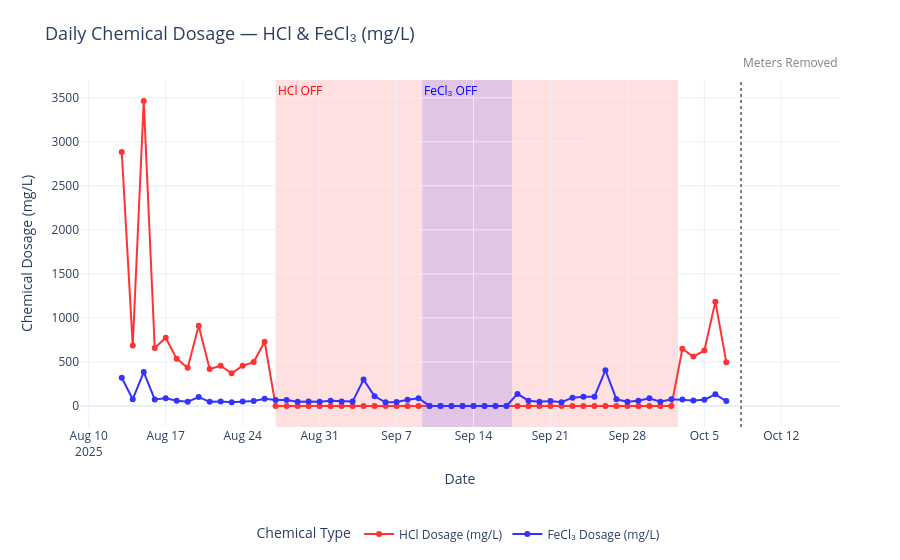

The code cell stored with this chart in its notebook:
### Markdown cell above
### 6.2 Chemical dosage time-series (mg/L)

### Code cell
import plotly.express as px

# ============================================================
# 🧪 Daily Chemical Dosage — HCl & FeCl₃ (mg/L)
# ============================================================

# Safely match both naming styles (plain and subscript ₃)
ycols = [c for c in ["HCl Dosage (mg/L)", "FeCl3 Dosage (mg/L)", "FeCl₃ Dosage (mg/L)"] if c in daily.columns]

if not daily.empty and len(ycols) > 0:
    fig = px.line(
        daily,
        x="LocalDate" if "LocalDate" in daily.columns else "Datetime",
        y=ycols,
        title="Daily Chemical Dosage — HCl & FeCl₃ (mg/L)",
        labels={"value": "Dosage (mg/L)", "variable": "Chemical"},
        color_discrete_map={
            "HCl Dosage (mg/L)": "#FF3333",   # acid = red
            "FeCl3 Dosage (mg/L)": "#3333FF",
            "FeCl₃ Dosage (mg/L)": "#3333FF"  # ensure correct color map for subscript version
        }
    )

    # ------------------------------------------------------------
    # Visual polish and event overlays
    # ------------------------------------------------------------
    fig.update_traces(mode="lines+markers", marker=dict(size=6))

    fig.add_vrect(
        x0=HCL_OFF_START, x1=HCL_RESUME,
        fillcolor="rgba(255, 0, 0, 0.12)", layer="below", line_width=0,
        annotation_text="HCl OFF", annotation_position="top left",
        annotation=dict(font_color="red")
    )

    fig.add_vrect(
        x0=FERRIC_OFF, x1=FERRIC_ON,
        fillcolor="rgba(0, 0, 255, 0.12)", layer="below", line_width=0,
        annotation_text="FeCl₃ OFF", annotation_position="top left",
        annotation=dict(font_color="blue")
    )

    add_dt_vline(fig, SENSORS_REMOVED, text="Meters Removed")

    fig.update_layout(
        template="plotly_white",
        title_font=dict(size=18),
        xaxis_title="Date",
        yaxis_title="Chemical Dosage (mg/L)",
        hovermode="x unified",
        legend=dict(
            title="Chemical Type",
            orientation="h",
            yanchor="bottom", y=-0.35,
            xanchor="center", x=0.5
        ),
        margin=dict(t=80, b=60, l=80, r=60)
    )

    fig.show()

else:
    print("⚠️ Dosage columns not present.")

fig.write_html(
    "daily_dosage.html",
    include_plotlyjs="embed",   # embeds full JS library inside file
    full_html=True              # makes it a complete standalone page
)

### Figure 1 — Plotly figure (JSON) as saved in the notebook; plotly's stock layout.template omitted (floating-point values rounded to 4 significant figures)
{"data": [{"hovertemplate": "Chemical=HCl Dosage (mg/L)<br>LocalDate=%{x}<br>Dosage (mg/L)=%{y}<extra></extra>", "legendgroup": "HCl Dosage (mg/L)", "line": {"color": "#FF3333", "dash": "solid"}, "marker": {"size": 6, "symbol": "circle"}, "mode": "lines+markers", "name": "HCl Dosage (mg/L)", "orientation": "v", "showlegend": true, "type": "scatter", "x": ["2025-08-13", "2025-08-14", "2025-08-15", "2025-08-16", "2025-08-17", "2025-08-18", "2025-08-19", "2025-08-20", "2025-08-21", "2025-08-22", "2025-08-23", "2025-08-24", "2025-08-25", "2025-08-26", "2025-08-27", "2025-08-28", "2025-08-29", "2025-08-30", "2025-08-31", "2025-09-01", "2025-09-02", "2025-09-03", "2025-09-04", "2025-09-05", "2025-09-06", "2025-09-07", "2025-09-08", "2025-09-09", "2025-09-10", "2025-09-11", "2025-09-12", "2025-09-13", "2025-09-14", "2025-09-15", "2025-09-16", "2025-09-17", "2025-09-18", "2025-09-19", "2025-09-20", "2025-09-21", "2025-09-22", "2025-09-23", "2025-09-24", "2025-09-25", "2025-09-26", "2025-09-27", "2025-09-28", "2025-09-29", "2025-09-30", "2025-10-01", "2025-10-02", "2025-10-03", "2025-10-04", "2025-10-05", "2025-10-06", "2025-10-07"], "xaxis": "x", "y": [2884.0, 686.1, 3462.0, 658.8, 774.4, 534.5, 433.9, 911.6, 419.1, 455.9, 370.5, 455.9, 497.7, 728.3, 0.0, 0.0, 0.0, 0.0, 0.0, 0.0, 0.0, 0.0, 0.0, 0.0, 0.0, 0.0, 0.0, 0.0, 0.0, 0.0, 0.0, 0.0, 0.0, 0.0, 0.0, 0.0, 0.0, 0.0, 0.0, 0.0, 0.0, 0.0, 0.0, 0.0, 0.0, 0.0, 0.0, 0.0, 0.0, 0.0, 0.0, 647.9, 561.5, 628.9, 1184.0, 494.7], "yaxis": "y"}, {"hovertemplate": "Chemical=FeCl₃ Dosage (mg/L)<br>LocalDate=%{x}<br>Dosage (mg/L)=%{y}<extra></extra>", "legendgroup": "FeCl₃ Dosage (mg/L)", "line": {"color": "#3333FF", "dash": "solid"}, "marker": {"size": 6, "symbol": "circle"}, "mode": "lines+markers", "name": "FeCl₃ Dosage (mg/L)", "orientation": "v", "showlegend": true, "type": "scatter", "x": ["2025-08-13", "2025-08-14", "2025-08-15", "2025-08-16", "2025-08-17", "2025-08-18", "2025-08-19", "2025-08-20", "2025-08-21", "2025-08-22", "2025-08-23", "2025-08-24", "2025-08-25", "2025-08-26", "2025-08-27", "2025-08-28", "2025-08-29", "2025-08-30", "2025-08-31", "2025-09-01", "2025-09-02", "2025-09-03", "2025-09-04", "2025-09-05", "2025-09-06", "2025-09-07", "2025-09-08", "2025-09-09", "2025-09-10", "2025-09-11", "2025-09-12", "2025-09-13", "2025-09-14", "2025-09-15", "2025-09-16", "2025-09-17", "2025-09-18", "2025-09-19", "2025-09-20", "2025-09-21", "2025-09-22", "2025-09-23", "2025-09-24", "2025-09-25", "2025-09-26", "2025-09-27", "2025-09-28", "2025-09-29", "2025-09-30", "2025-10-01", "2025-10-02", "2025-10-03", "2025-10-04", "2025-10-05", "2025-10-06", "2025-10-07"], "xaxis": "x", "y": [319.7, 76.04, 383.7, 73.02, 85.83, 59.24, 48.09, 101.0, 46.45, 50.53, 41.06, 50.53, 55.16, 80.72, 67.23, 66.81, 46.35, 49.98, 48.33, 59.64, 50.71, 48.96, 298.4, 109.5, 40.95, 45.0, 70.39, 86.3, 0.0, 0.0, 0.0, 0.0, 0.0, 0.0, 0.0, 0.0, 136.3, 59.35, 46.7, 55.7, 42.33, 93.33, 103.2, 103.4, 406.1, 74.4, 47.92, 57.7, 87.62, 48.2, 75.32, 71.81, 62.23, 69.71, 131.2, 54.83], "yaxis": "y"}], "layout": {"annotations": [{"font": {"color": "red"}, "showarrow": false, "text": "HCl OFF", "x": "2025-08-27T00:00:00", "xanchor": "left", "xref": "x", "y": 1, "yanchor": "top", "yref": "y domain"}, {"font": {"color": "blue"}, "showarrow": false, "text": "FeCl₃ OFF", "x": "2025-09-09T08:00:00-04:00", "xanchor": "left", "xref": "x", "y": 1, "yanchor": "top", "yref": "y domain"}, {"font": {"color": "gray", "size": 12}, "showarrow": false, "text": "Meters Removed", "x": "2025-10-08T08:00:00", "xanchor": "left", "y": 1.02, "yanchor": "bottom", "yref": "paper"}], "hovermode": "x unified", "legend": {"orientation": "h", "title": {"text": "Chemical Type"}, "tracegroupgap": 0, "x": 0.5, "xanchor": "center", "y": -0.35, "yanchor": "bottom"}, "margin": {"b": 60, "l": 80, "r": 60, "t": 80}, "shapes": [{"fillcolor": "rgba(255, 0, 0, 0.12)", "layer": "below", "line": {"width": 0}, "type": "rect", "x0": "2025-08-27T00:00:00", "x1": "2025-10-02T14:30:00", "xref": "x", "y0": 0, "y1": 1, "yref": "y domain"}, {"fillcolor": "rgba(0, 0, 255, 0.12)", "layer": "below", "line": {"width": 0}, "type": "rect", "x0": "2025-09-09T08:00:00-04:00", "x1": "2025-09-17T12:00:00-04:00", "xref": "x", "y0": 0, "y1": 1, "yref": "y domain"}, {"line": {"color": "gray", "dash": "dot", "width": 2}, "type": "line", "x0": "2025-10-08T08:00:00", "x1": "2025-10-08T08:00:00", "xref": "x", "y0": 0, "y1": 1, "yref": "paper"}], "title": {"font": {"size": 18}, "text": "Daily Chemical Dosage — HCl & FeCl₃ (mg/L)"}, "xaxis": {"anchor": "y", "domain": [0, 1], "title": {"text": "Date"}}, "yaxis": {"anchor": "x", "domain": [0, 1], "title": {"text": "Chemical Dosage (mg/L)"}}}}
